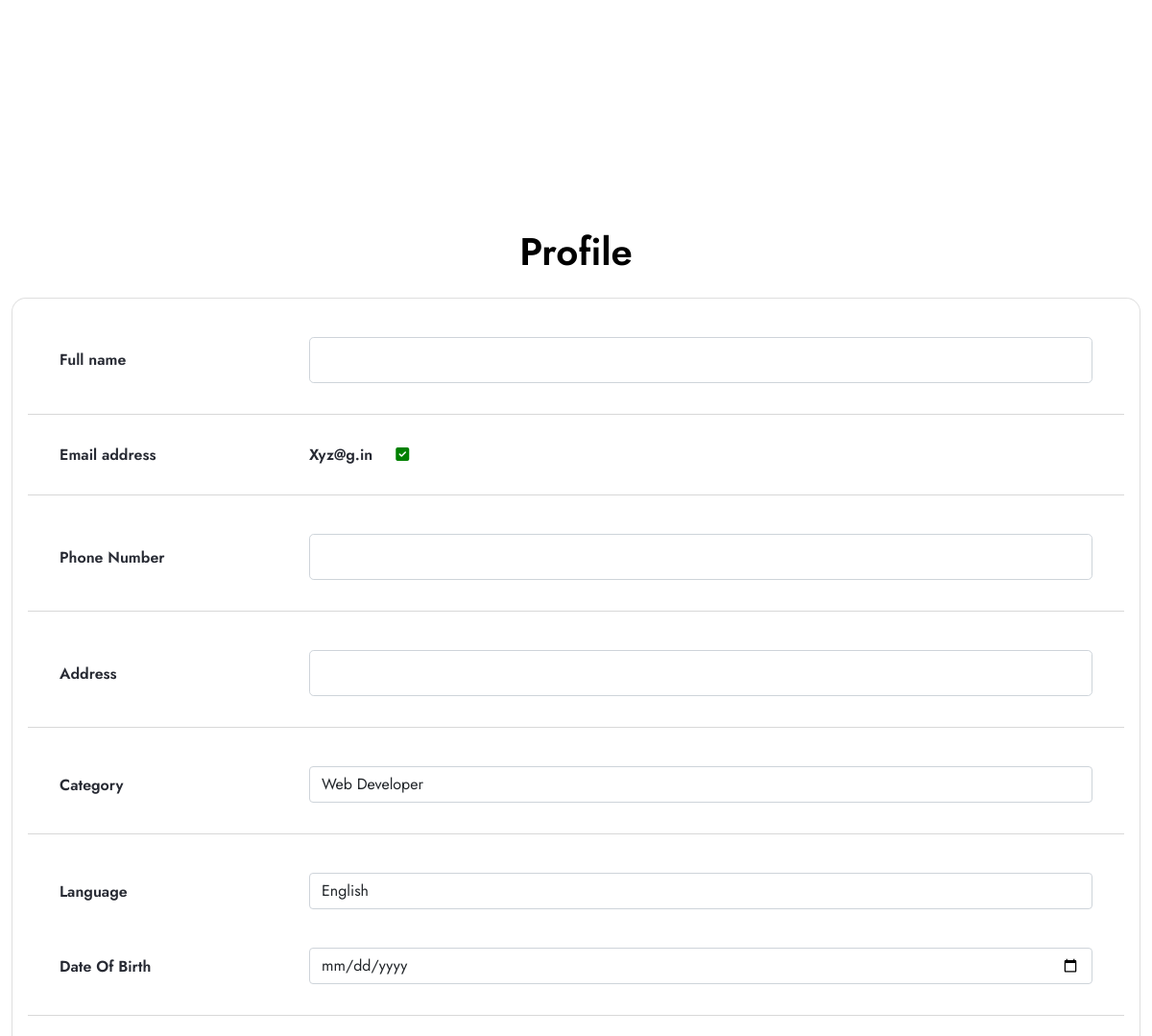
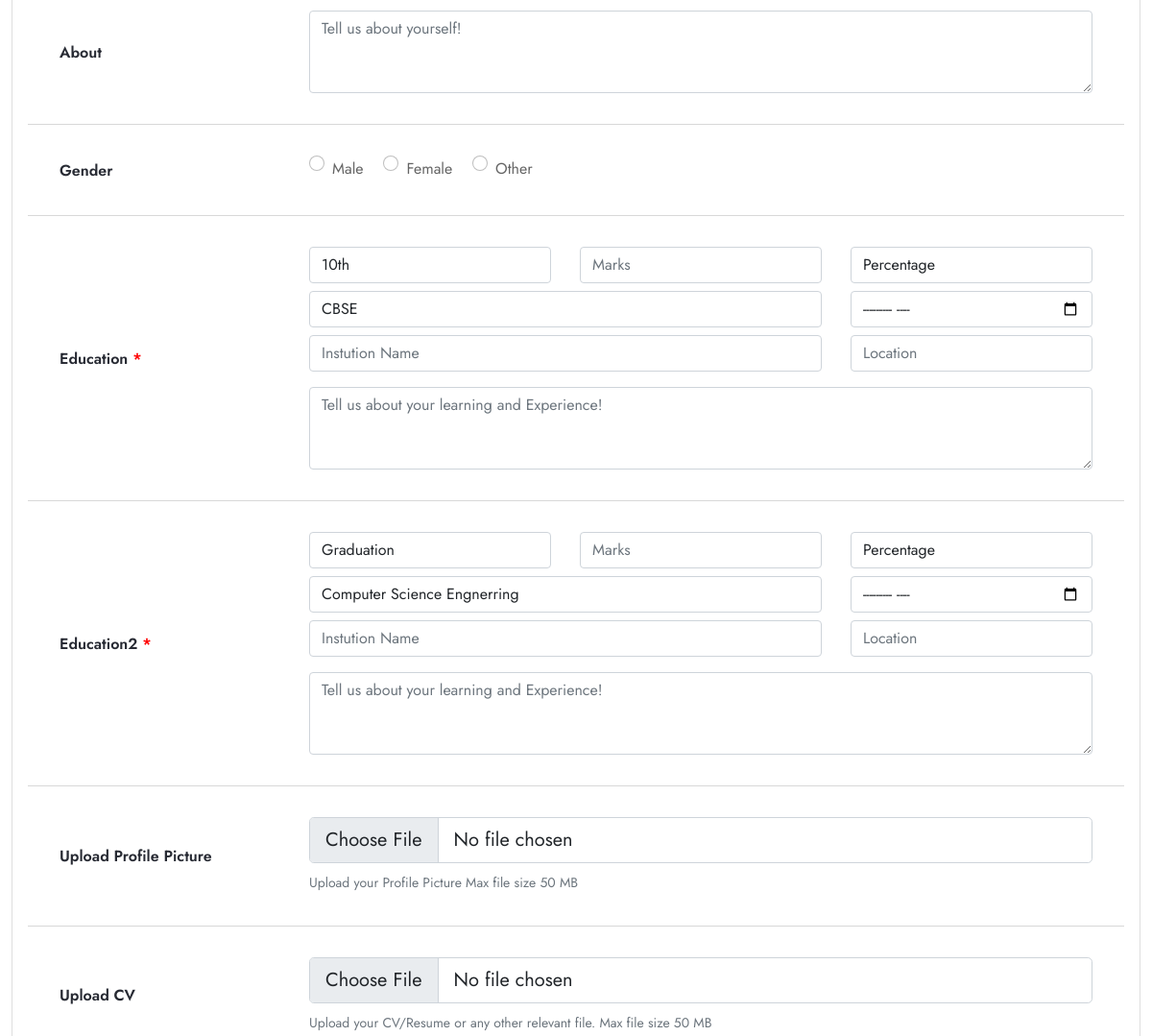
/user_update/ (signed in, middle part), run on an earlier commit of the app's database (2 pictures, top to bottom).
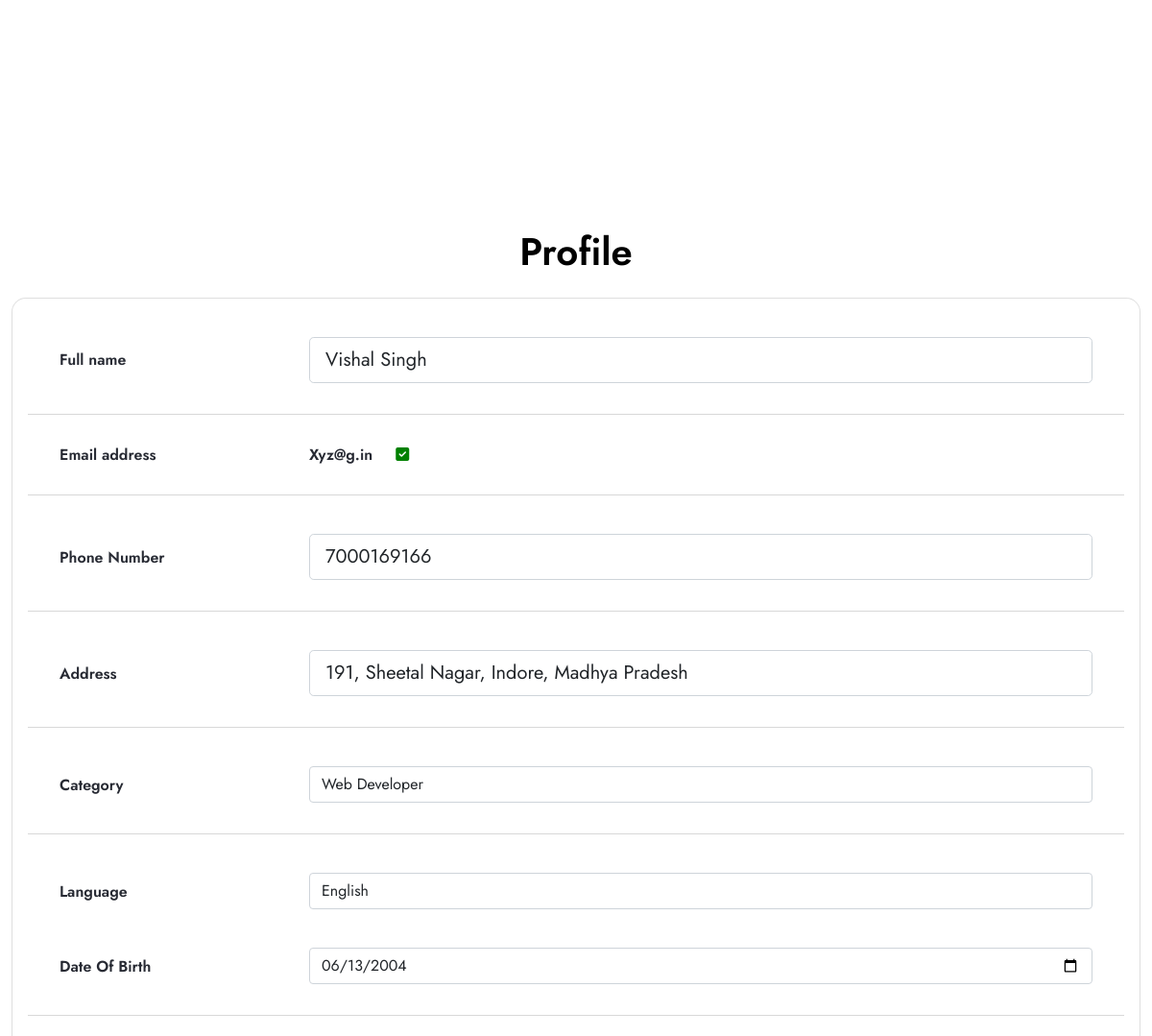
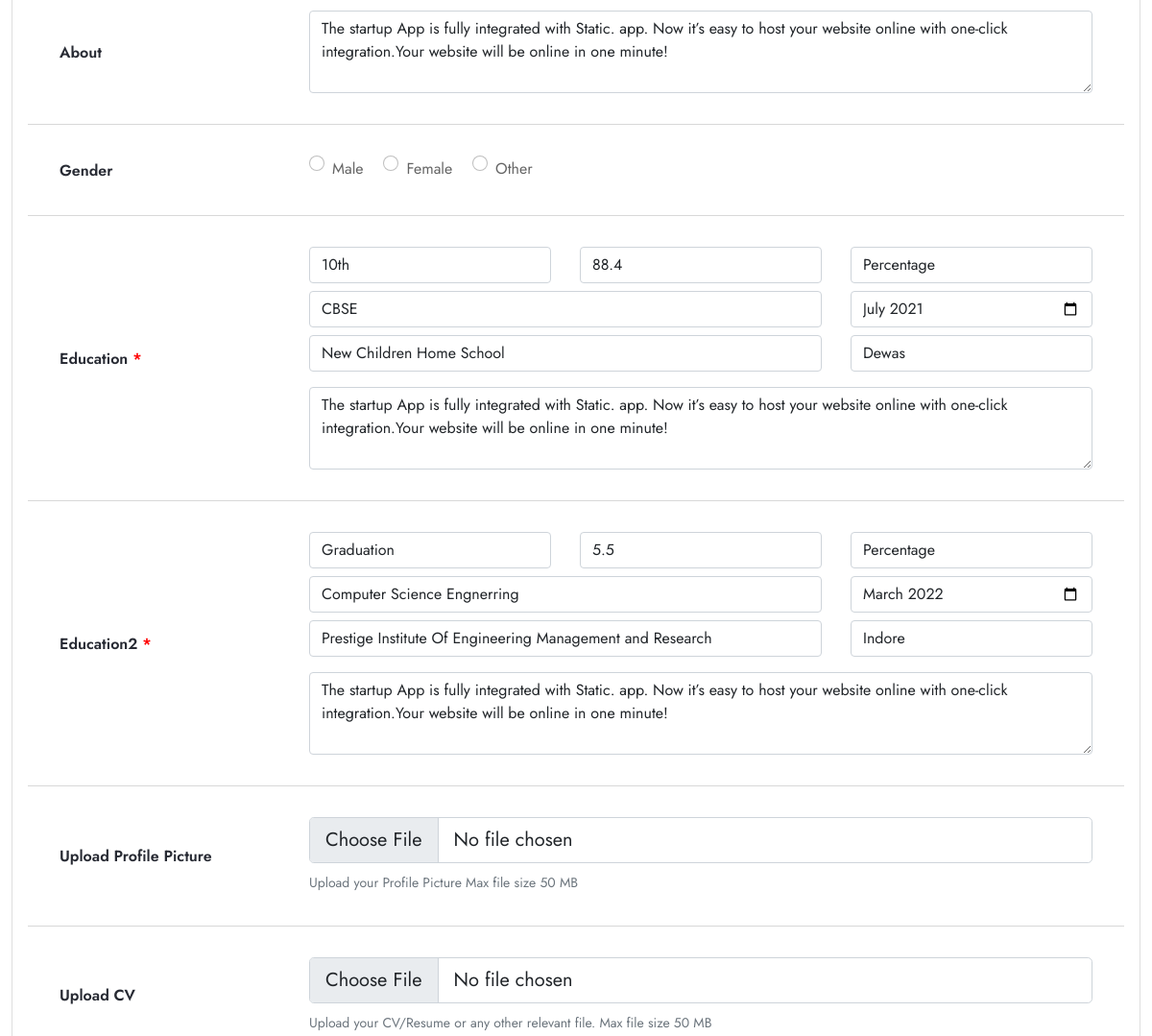
And on a later commit of the database (2 pictures, top to bottom).
### intern/models.py (models this page shows)
class UserDetails(models.Model):
    GENDER = [
        ('Male', 'Male'),
        ('Female', 'Female'),
        ('Other', 'Other'),
    ]
    username = models.OneToOneField(User, on_delete=models.CASCADE)
    full_name = models.CharField(max_length=50)
    about = models.CharField(max_length=1000)
    gender = models.CharField(max_length=6, choices=GENDER)
    phone = models.IntegerField(default="0000000000")
    category = models.CharField(max_length=50, default="Web Developer")
    language = models.CharField(max_length=60, default="English")
    address = models.CharField(max_length=500, default="my home")
    dob = models.CharField(max_length=50, default="00/00/0000")
    edu_type_1 = models.CharField(max_length=50)
    edu_marks_1 = models.FloatField(max_length=4)
    edu_percentage_1 = models.CharField(max_length=12)
    edu_branch_1 = models.CharField(max_length=100)
    edu_year_1 = models.CharField(max_length=50)
    edu_inst_1 = models.CharField(max_length=100)
    edu_location_1 = models.CharField(max_length=100)
    edu_about_1 = models.CharField(max_length=1000, default="my home")
    edu_type_2 = models.CharField(max_length=25)
    edu_marks_2 = models.FloatField(max_length=4)
    edu_percentage_2 = models.CharField(max_length=12)
    edu_branch_2 = models.CharField(max_length=100)
    edu_year_2 = models.CharField(max_length=50)
    edu_inst_2 = models.CharField(max_length=100)
    edu_location_2 = models.CharField(max_length=100)
    edu_about_2 = models.CharField(max_length=1000, default="my home")
    user_img = models.FileField(upload_to="userProfile")
    resume = models.FileField(upload_to="userResume")

### intern/views.py (the view)
# urls.py: path('user_update/', views.user_update, name='user_update'),
def user_update(request):
    current = request.user.is_authenticated
    title = "User Details"
    if current:
        current_user = request.user
        user_obj = User.objects.filter(username=current_user).first()
        user_detail_obj = UserDetails.objects.filter(username=user_obj).first()
        title = user_obj
        if request.method == 'POST':
            full_name = request.POST.get('full_name')
            about = request.POST.get('about')
            gender = request.POST.get('gender')
            phone = request.POST.get('phone')
            address = request.POST.get('address')
            category = request.POST.get('category')
            language = request.POST.get('language')
            dob = request.POST.get('dob')
            edu_type_1 = request.POST.get('edu_type_1')
            edu_marks_1 = request.POST.get('edu_marks_1')
            edu_percentage_1 = request.POST.get('edu_percentage_1')
            edu_branch_1 = request.POST.get('edu_branch_1')
            edu_year_1 = request.POST.get('edu_year_1')
            edu_inst_1 = request.POST.get('edu_inst_1')
            edu_location_1 = request.POST.get('edu_location_1')
            edu_about_1 = request.POST.get('edu_about_1')
            edu_type_2 = request.POST.get('edu_type_2')
            edu_marks_2 = request.POST.get('edu_marks_2')
            edu_percentage_2 = request.POST.get('edu_percentage_2')
            edu_branch_2 = request.POST.get('edu_branch_2')
            edu_year_2 = request.POST.get('edu_year_2')
            edu_inst_2 = request.POST.get('edu_inst_2')
            edu_location_2 = request.POST.get('edu_location_2')
            edu_about_2 = request.POST.get('edu_about_2')
            user_img = request.FILES['user_img']
            if len(user_img) > 0:
                os.remove(user_detail_obj.user_img.path)
                print("Profile Image Removed")
            resume = request.FILES['resume']
            if len(user_img) > 0:
                os.remove(user_detail_obj.resume.path)
                print("Profile Resume Removed")
            user_detail = UserDetails(id=user_detail_obj.id, username=user_obj, full_name=full_name, about=about, gender=gender, address=address, phone=phone, category=category, language=language, dob=dob, edu_type_1=edu_type_1,
                                      edu_marks_1=edu_marks_1, edu_percentage_1=edu_percentage_1, edu_branch_1=edu_branch_1, edu_year_1=edu_year_1,
                                      edu_inst_1=edu_inst_1, edu_location_1=edu_location_1, edu_about_1=edu_about_1, edu_type_2=edu_type_2, edu_marks_2=edu_marks_2, edu_percentage_2=edu_percentage_2,
                                      edu_branch_2=edu_branch_2, edu_year_2=edu_year_2, edu_inst_2=edu_inst_2, edu_location_2=edu_location_2, edu_about_2=edu_about_2, resume=resume, user_img=user_img)
            print(user_detail)
            user_detail.save()
            return redirect('profile')
        else:
            detail_obj = UserDetails.objects.filter(username=user_obj).first()
            return render(request, 'user_update.html', {'current': request.user, 'title': title, 'detail': detail_obj})

### intern/templates/user_update.html (shortened to what the changed rows need)
{% extends 'base.html' %} {% load static %} {% block content %}
    <div class="mb-5 z-0">
      <section class="vh-100 mb-5" style="background-color: #fff;">
        <div class="container h-100">
          <div class="row d-flex justify-content-center align-items-center h-100">
             <div >
              <h1 class="text-black text-center mb-4">Profile</h1>
              <form action="" method="post" enctype="multipart/form-data">
              <div class="card" style="border-radius: 15px;">
                <div class="card-body">
                  <div class="row align-items-center pt-4 pb-3">
                    <div class="col-md-9 pe-5">
                      <input type="text" value="{{detail.full_name}}" class="form-control form-control-lg" name="full_name" required/>
                    </div>
                  </div>
                  <div class="row align-items-center pt-4 pb-3">
                    <div class="col-md-9 pe-5">
                      <input type="number" value="{{detail.phone}}" class="form-control form-control-lg" name="phone" required/>
                    </div>
                  </div>
                  <div class="row align-items-center pt-4 pb-3">
                    <div class="col-md-9 pe-5">
                      <input type="text" value="{{detail.address}}" class="form-control form-control-lg" name="address" required/>
                    </div>
                  </div>
                  <div class="row align-items-center pt-4 pb-3">
                    <div class="col-md-9 pe-5">
                      <input type="date" min="1965" max="2022" step="1" class="form-control form-control" name="dob" value="{{detail.dob}}" placeholder="Date Of Birth" />
                    </div>
                  </div>
                  <div class="row align-items-center py-3">
                    <div class="col-md-9 pe-5">
                      <textarea class="form-control" name="about" rows="3" placeholder="Tell us about yourself!" required>{{detail.about}}</textarea>
                    </div>
                  </div>
                  <div class="row align-items-center py-3">
                    <div class="col-md-9 pe-5">
                        <div class="row">
                            <div class="col-4">
                                <input type="text" class="form-control form-control" name="edu_marks_1" value="{{detail.edu_marks_1}}" placeholder="Marks" />
                            </div>
                        </div>
                        <div class="row mt-2">
                            <div class="col-4 col-md-4 col-sm-12">
                                <input type="month" min="1980" max="2022" step="1" class="form-control form-control" name="edu_year_1" value="{{detail.edu_year_1}}" placeholder="Passing Year" />
                            </div>
                        </div>
                        <div class="row mt-2">
                            <div class="col-8">
                                <input type="text" class="form-control form-control" name="edu_inst_1" value="{{detail.edu_inst_1}}" placeholder="Instution Name" />
                            </div>
                            <div class="col-4">
                                <input type="text" class="form-control form-control" name="edu_location_1" value="{{detail.edu_location_1}}" placeholder="Location" />
                            </div>
                        </div>
                      <div class="row mt-2">
                        <div class="col-md-12  mt-2">
                          <textarea class="form-control" name="edu_about_1" rows="3" placeholder="Tell us about your learning and Experience!">{{detail.edu_about_1}}</textarea>
                        </div>
                      </div>
                    </div>
                  </div>
                  <div class="row align-items-center py-3">
                    <div class="col-md-9  pe-5">
                        <div class="row">
                            <div class="col-4">
                                <input type="text" name="edu_marks_2" value="{{detail.edu_marks_2}}" class="form-control form-control" placeholder="Marks" />
                            </div>
                        </div>
                        <div class="row mt-2">
                            <div class="col-4">
                                <input type="month" min="1980" max="2022" step="1" name="edu_year_2" value="{{detail.edu_year_2}}" class="form-control form-control" placeholder="Passing Year" />
                            </div>
                        </div>
                        <div class="row mt-2">
                            <div class="col-8">
                                <input type="text" class="form-control form-control" name="edu_inst_2" value="{{detail.edu_inst_2}}" placeholder="Instution Name" />
                            </div>
                            <div class="col-4">
                                <input type="text" class="form-control form-control" name="edu_location_2" value="{{detail.edu_location_2}}" placeholder="Location" />
                            </div>
                        </div>
                        <div class="row mt-2">
                          <div class="col-md-12  mt-2">
                            <textarea class="form-control" name="edu_about_2" rows="3" placeholder="Tell us about your learning and Experience!">{{detail.edu_about_2}}</textarea>
                          </div>
                        </div>
                    </div>
                  </div>
                </div>
              </div>
            </form>
            </div>
          </div>
        </div>
      </section>
    </div>
  </div>
</body>
{% endblock content %}

What changed in the data, as far as the page shows it:
added UserDetails: full_name "Vishal Singh", phone "7000169166", address "191, Sheetal Nagar, Indore, Madhya Pradesh", dob "06/13/2004", about "The startup App is fully integrated with Static. app. Now it’s easy to host your website online with one-click integration.Your website will be online in one minute!", edu_marks_1 "88.4", edu_year_1 "2021-07", edu_inst_1 "New Children Home School", edu_location_1 "Dewas", edu_about_1 "The startup App is fully integrated with Static. app. Now it’s easy to host your website online with one-click integration.Your website will be online in one minute!", edu_marks_2 "5.5", edu_year_2 "2022-03", edu_inst_2 "Prestige Institute Of Engineering Management and Research", edu_location_2 "Indore", edu_about_2 "The startup App is fully integrated with Static. app. Now it’s easy to host your website online with one-click integration.Your website will be online in one minute!"
